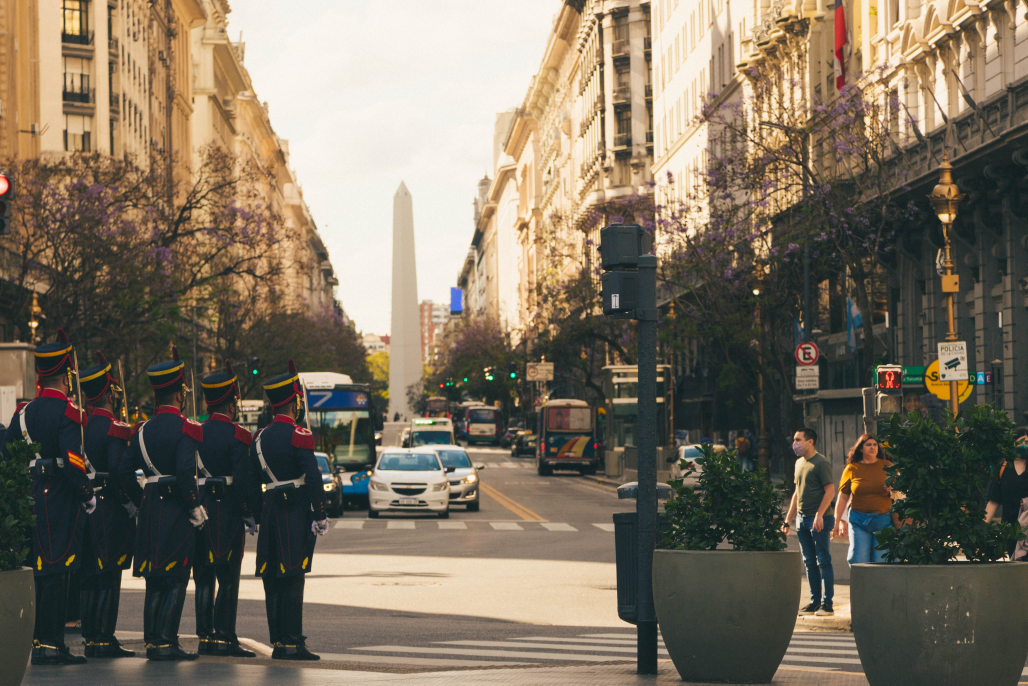
#> input picture assets/AR-3.jpg, 5139 x 3426 px (shown at 1/5 size); its folder holds only this picture in this run
$ python resize_assets.py
#> lines starting #> are read from the running program, lines starting #| are printed output that depends on the picture
from PIL import Image
import argparse
import os
import subprocess
import sys

folder = "assets"


def handles(name):
    # The one rule for which files in assets/ get copies made: every file
    # directly in the folder except Markdown notes. The workflow's list step
    # applies the same rule before it calls this script.
    return not name.endswith(".md")


def names_from_list(list_file):
    # Read repo-relative paths, one per line, such as assets/US-NYC-1.jpg.
    # Every line is checked before any image is touched, so a bad list
    # changes nothing.
    with open(list_file, encoding="utf-8") as f:
        lines = [line.rstrip("\r\n") for line in f]
    names = []
    bad = []
    for path in lines:
        if not path:
            continue
        name = path[len(folder) + 1:]
        if (not path.startswith(folder + "/") or not name or "/" in name
                or not handles(name) or not os.path.isfile(path)):
            bad.append(path)
        elif name not in names:
            names.append(name)
    if bad:
        print("not resizing anything, because these listed paths are not "
              "files directly in " + folder + "/ that this script resizes:")
        for path in bad:
            print("  " + path)
        sys.exit(2)
    return names


parser = argparse.ArgumentParser(
    description="Make the small, medium and large copies of the images in "
                "assets/. With no option it does every image in the folder.")
parser.add_argument(
    "--files-from", metavar="LIST",
    help="only resize the images named in this file, one path such as "
         "assets/US-NYC-1.jpg per line; an empty file resizes nothing")
args = parser.parse_args()

if args.files_from is None:
    print("resizing images in the folder")
    names = [i for i in os.listdir(folder) if handles(i)]
else:
    names = names_from_list(args.files_from)
    print("resizing %d listed image(s)" % len(names))

for i in names:
    file = folder + "/" + i

    ## Create small image
    im = Image.open(file)
#> im is the input picture: PIL image 5139x3426 RGB; mean R, G, B 122.7, 112.2, 95.7
    im.thumbnail((640, 480))
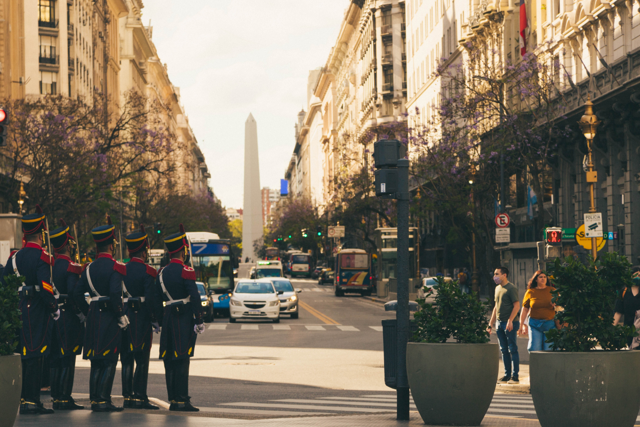
#> im: PIL image 640x427 RGB; mean R, G, B 122.7, 112.2, 95.7
    im.save("assets-small/" + i, "JPEG")
    im.close()
    ## Create medium image
    im = Image.open(file)
    im.thumbnail((1920, 1280))
#> im: PIL image 1920x1280 RGB
    im.save("assets-medium/" + i, "JPEG")
    im.close()
    ## Create large image
    im = Image.open(file)
    im.resize((2400, 1600))
    im.save("assets-large/" + i, "JPEG")
    im.close()

if args.files_from is None:
    os.system("cd assets-small && git add . && cd .. && cd assets-medium && git add . && cd .. && cd assets-large && git add .")
elif names:
    # Stage only the copies made for the listed images, so a commit of the
    # staged files never carries anything else.
    subprocess.run(["git", "add", "--"]
                   + [d + "/" + i for i in names
                      for d in ("assets-small", "assets-medium", "assets-large")],
                   check=True)

$ run again, on assets/BR-2.jpg
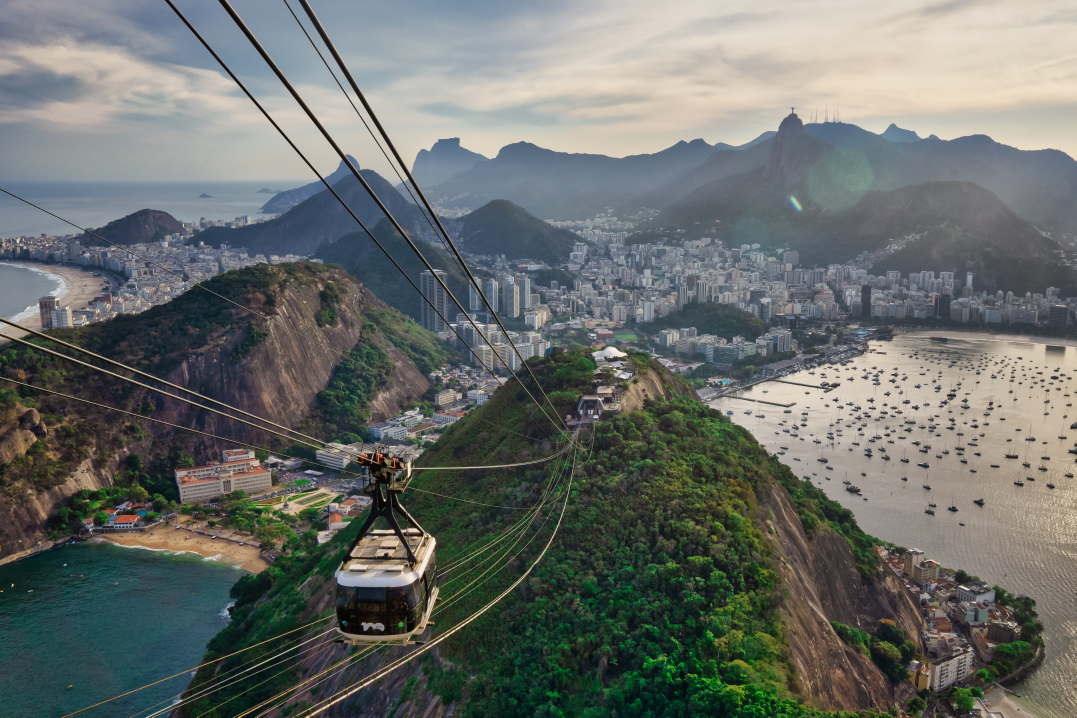
#> input picture assets/BR-2.jpg, 5382 x 3587 px (shown at 1/5 size)
#> im is the input picture: PIL image 5382x3587 RGB; mean R, G, B 105.5, 110, 106.2
#> `im.thumbnail((640, 480))`:
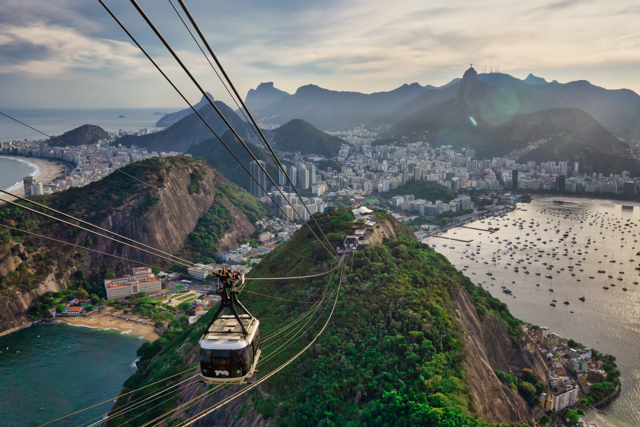
#> im: PIL image 640x427 RGB; mean R, G, B 105.5, 110, 106.2

$ run again, on assets/BR-4.jpg
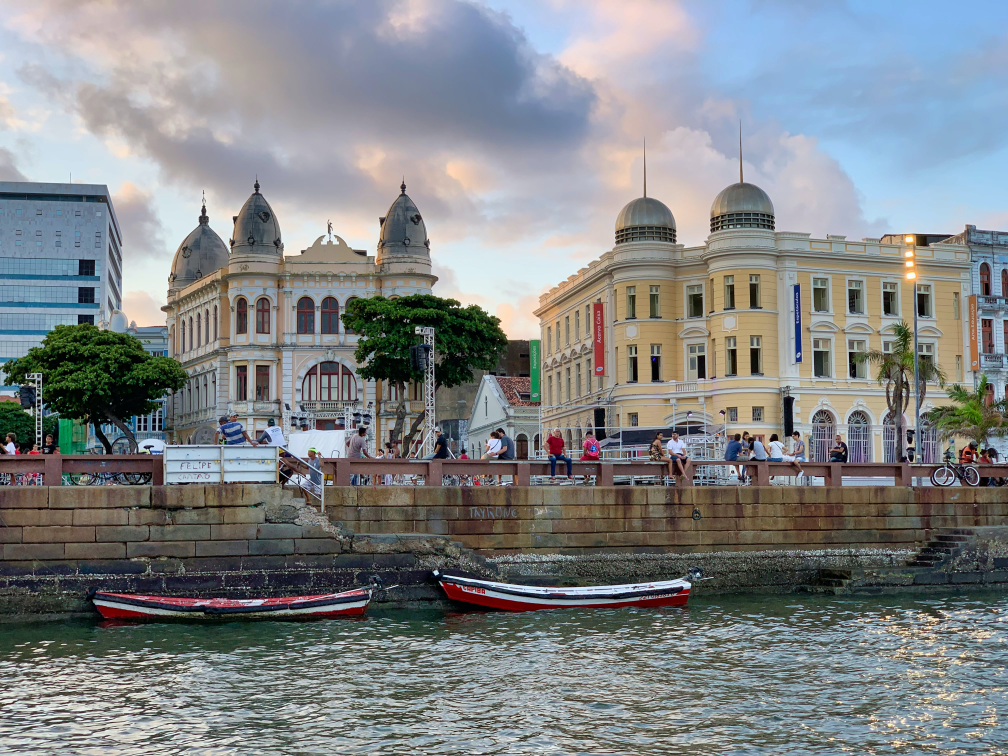
#> input picture assets/BR-4.jpg, 4032 x 3024 px (shown at 1/4 size)
#> im is the input picture: PIL image 4032x3024 RGB; mean R, G, B 128.9, 132.5, 134.3
#> `im.thumbnail((640, 480))`:
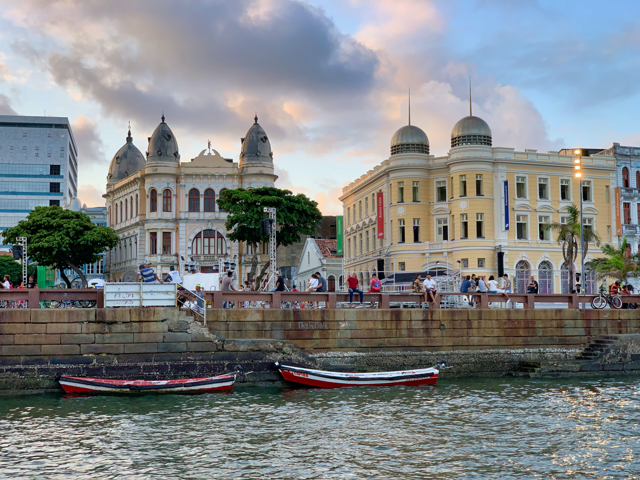
#> im: PIL image 640x480 RGB; mean R, G, B 128.8, 132.4, 134.2

$ run again, on assets/BR-5.jpg
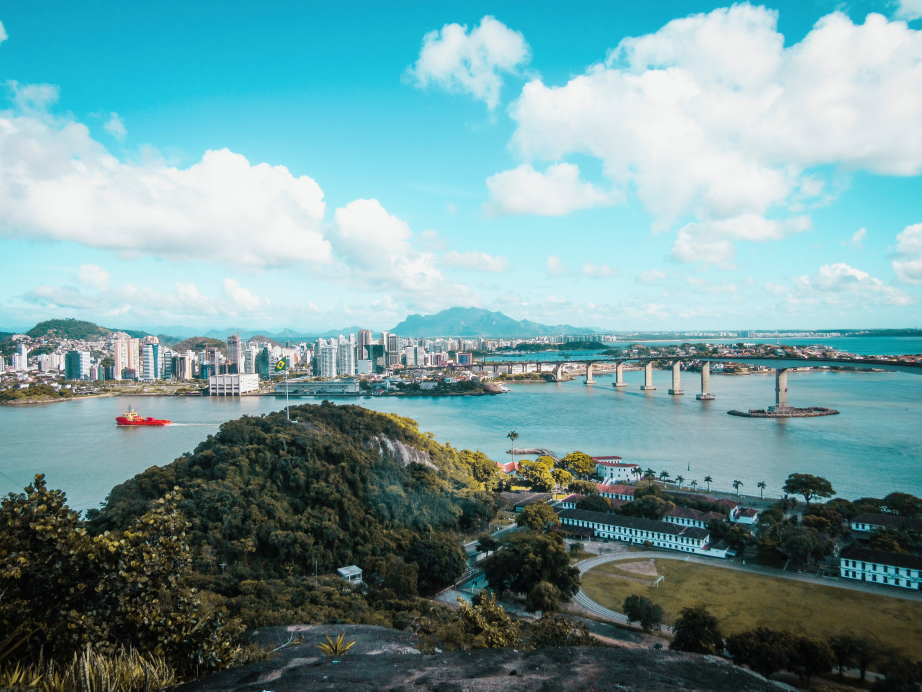
#> input picture assets/BR-5.jpg, 4608 x 3456 px (shown at 1/5 size)
#> im is the input picture: PIL image 4608x3456 RGB; mean R, G, B 115.8, 154.2, 157.2
#> `im.thumbnail((640, 480))`:
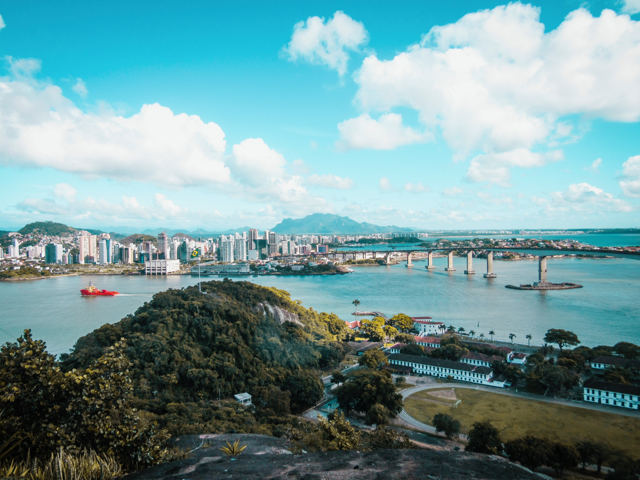
#> im: PIL image 640x480 RGB; mean R, G, B 115.7, 154.1, 157.1

$ run again, on assets/AR-5.jpg
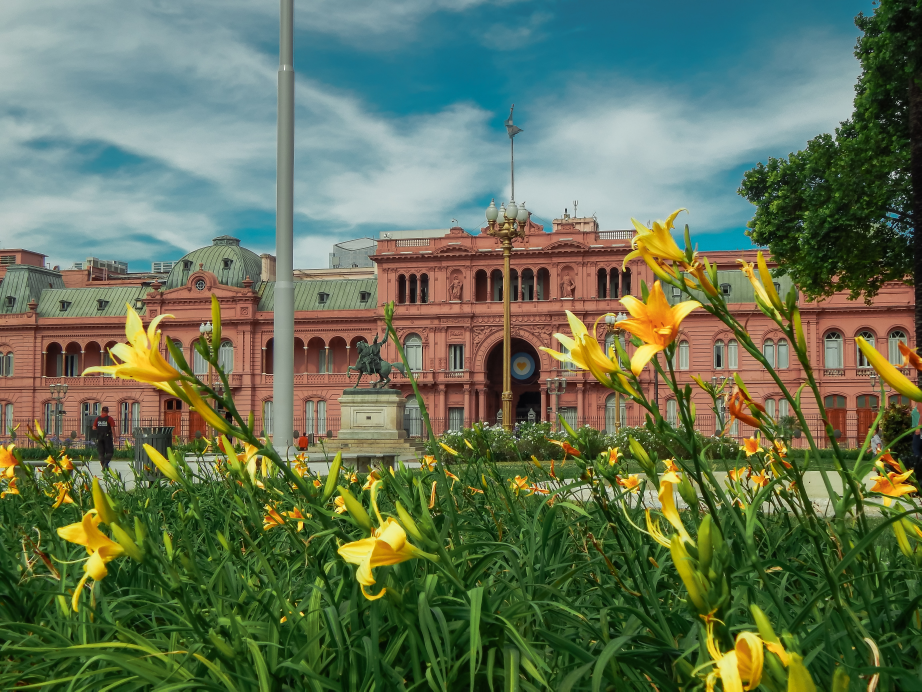
#> input picture assets/AR-5.jpg, 4608 x 3456 px (shown at 1/5 size)
#> im is the input picture: PIL image 4608x3456 RGB; mean R, G, B 100.1, 115, 86.4
#> `im.thumbnail((640, 480))`:
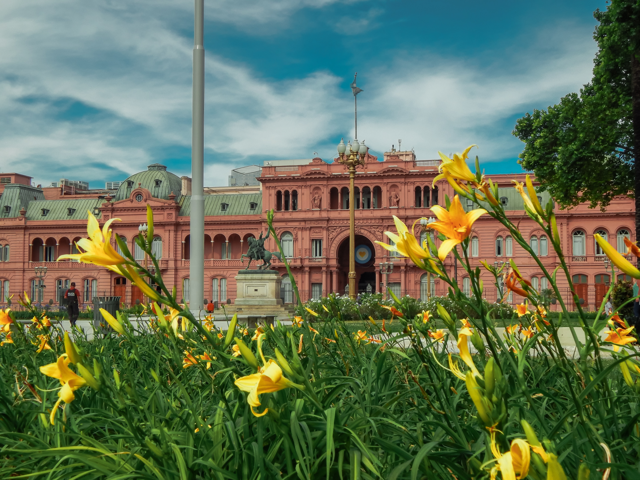
#> im: PIL image 640x480 RGB; mean R, G, B 100, 114.9, 86.3
#> `im.thumbnail((1920, 1280))`:
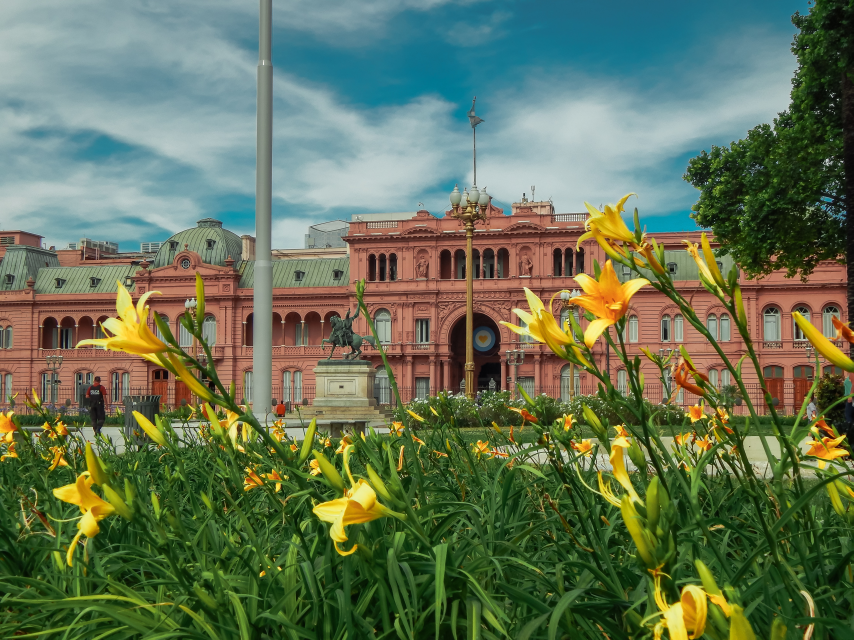
#> im: PIL image 1707x1280 RGB (shown at 1/2 size); mean R, G, B 100.1, 115, 86.4
